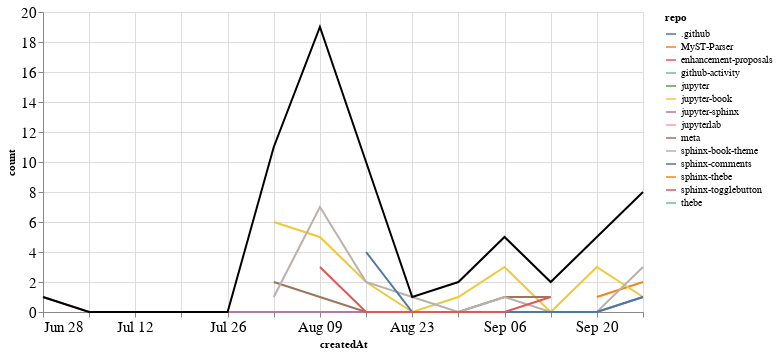

Write notebook code for a chart like this one.
### Markdown cell above
## PRs

### Code cell
prs_time = prs.groupby('repo').resample('W', on='createdAt').count()['author'].reset_index()
prs_time = prs_time.rename(columns={'author': 'count'})
prs_time_total = prs_time.groupby('createdAt').agg({"count": "sum"}).reset_index()

ch1 = alt.Chart(prs_time, width=600).mark_line().encode(
    x='createdAt',
    y='count',
    color='repo',
    tooltip="repo"
)

ch2 = alt.Chart(prs_time_total, width=600).mark_line(color="black").encode(
    x='createdAt',
    y='count',
)

ch1 + ch2

### Figure 1 — Vega-Lite specification as saved in the notebook (floating-point values rounded to 4 significant figures)
{"config": {"axisLeft": {"labelFontSize": 15}, "axisBottom": {"labelFontSize": 15}}, "layer": [{"data": {"name": "data-730db492343ad53180d8b02549ad3054"}, "mark": "line", "encoding": {"color": {"type": "nominal", "field": "repo"}, "tooltip": {"type": "nominal", "field": "repo"}, "x": {"type": "temporal", "field": "createdAt"}, "y": {"type": "quantitative", "field": "count"}}, "width": 600}, {"data": {"name": "data-1e2f29dd1e9a921a5bb454e6a905370a"}, "mark": {"type": "line", "color": "black"}, "encoding": {"x": {"type": "temporal", "field": "createdAt"}, "y": {"type": "quantitative", "field": "count"}}, "width": 600}], "$schema": "https://vega.github.io/schema/vega-lite/v4.8.1.json", "datasets": {"data-730db492343ad53180d8b02549ad3054": [{"repo": ".github", "createdAt": "2020-08-02T00:00:00", "count": 2}, {"repo": "MyST-Parser", "createdAt": "2020-09-20T00:00:00", "count": 1}, {"repo": "MyST-Parser", "createdAt": "2020-09-27T00:00:00", "count": 2}, {"repo": "enhancement-proposals", "createdAt": "2020-08-30T00:00:00", "count": 1}, {"repo": "github-activity", "createdAt": "2020-08-09T00:00:00", "count": 2}, {"repo": "jupyter", "createdAt": "2020-09-20T00:00:00", "count": 1}, {"repo": "jupyter-book", "createdAt": "2020-08-02T00:00:00", "count": 6}, {"repo": "jupyter-book", "createdAt": "2020-08-09T00:00:00", "count": 5}, {"repo": "jupyter-book", "createdAt": "2020-08-16T00:00:00", "count": 2}, {"repo": "jupyter-book", "createdAt": "2020-08-23T00:00:00", "count": 0}, {"repo": "jupyter-book", "createdAt": "2020-08-30T00:00:00", "count": 1}, {"repo": "jupyter-book", "createdAt": "2020-09-06T00:00:00", "count": 3}, {"repo": "jupyter-book", "createdAt": "2020-09-13T00:00:00", "count": 0}, {"repo": "jupyter-book", "createdAt": "2020-09-20T00:00:00", "count": 3}, {"repo": "jupyter-book", "createdAt": "2020-09-27T00:00:00", "count": 1}, {"repo": "jupyter-sphinx", "createdAt": "2020-06-28T00:00:00", "count": 1}, {"repo": "jupyter-sphinx", "createdAt": "2020-07-05T00:00:00", "count": 0}, {"repo": "jupyter-sphinx", "createdAt": "2020-07-12T00:00:00", "count": 0}, {"repo": "jupyter-sphinx", "createdAt": "2020-07-19T00:00:00", "count": 0}, {"repo": "jupyter-sphinx", "createdAt": "2020-07-26T00:00:00", "count": 0}, {"repo": "jupyter-sphinx", "createdAt": "2020-08-02T00:00:00", "count": 0}, {"repo": "jupyter-sphinx", "createdAt": "2020-08-09T00:00:00", "count": 0}, {"repo": "jupyter-sphinx", "createdAt": "2020-08-16T00:00:00", "count": 0}, {"repo": "jupyter-sphinx", "createdAt": "2020-08-23T00:00:00", "count": 0}, {"repo": "jupyter-sphinx", "createdAt": "2020-08-30T00:00:00", "count": 0}, {"repo": "jupyter-sphinx", "createdAt": "2020-09-06T00:00:00", "count": 0}, {"repo": "jupyter-sphinx", "createdAt": "2020-09-13T00:00:00", "count": 0}, {"repo": "jupyter-sphinx", "createdAt": "2020-09-20T00:00:00", "count": 0}, {"repo": "jupyter-sphinx", "createdAt": "2020-09-27T00:00:00", "count": 1}, {"repo": "jupyterlab", "createdAt": "2020-08-09T00:00:00", "count": 1}, {"repo": "meta", "createdAt": "2020-08-02T00:00:00", "count": 2}, {"repo": "meta", "createdAt": "2020-08-09T00:00:00", "count": 1}, {"repo": "meta", "createdAt": "2020-08-16T00:00:00", "count": 0}, {"repo": "meta", "createdAt": "2020-08-23T00:00:00", "count": 0}, {"repo": "meta", "createdAt": "2020-08-30T00:00:00", "count": 0}, {"repo": "meta", "createdAt": "2020-09-06T00:00:00", "count": 1}, {"repo": "meta", "createdAt": "2020-09-13T00:00:00", "count": 1}, {"repo": "sphinx-book-theme", "createdAt": "2020-08-02T00:00:00", "count": 1}, {"repo": "sphinx-book-theme", "createdAt": "2020-08-09T00:00:00", "count": 7}, {"repo": "sphinx-book-theme", "createdAt": "2020-08-16T00:00:00", "count": 2}, {"repo": "sphinx-book-theme", "createdAt": "2020-08-23T00:00:00", "count": 1}, {"repo": "sphinx-book-theme", "createdAt": "2020-08-30T00:00:00", "count": 0}, {"repo": "sphinx-book-theme", "createdAt": "2020-09-06T00:00:00", "count": 1}, {"repo": "sphinx-book-theme", "createdAt": "2020-09-13T00:00:00", "count": 0}, {"repo": "sphinx-book-theme", "createdAt": "2020-09-20T00:00:00", "count": 0}, {"repo": "sphinx-book-theme", "createdAt": "2020-09-27T00:00:00", "count": 3}, {"repo": "sphinx-comments", "createdAt": "2020-08-16T00:00:00", "count": 4}, {"repo": "sphinx-comments", "createdAt": "2020-08-23T00:00:00", "count": 0}, {"repo": "sphinx-comments", "createdAt": "2020-08-30T00:00:00", "count": 0}, {"repo": "sphinx-comments", "createdAt": "2020-09-06T00:00:00", "count": 0}, {"repo": "sphinx-comments", "createdAt": "2020-09-13T00:00:00", "count": 0}, {"repo": "sphinx-comments", "createdAt": "2020-09-20T00:00:00", "count": 0}, {"repo": "sphinx-comments", "createdAt": "2020-09-27T00:00:00", "count": 1}, {"repo": "sphinx-thebe", "createdAt": "2020-08-16T00:00:00", "count": 1}, {"repo": "sphinx-togglebutton", "createdAt": "2020-08-09T00:00:00", "count": 3}, {"repo": "sphinx-togglebutton", "createdAt": "2020-08-16T00:00:00", "count": 0}, {"repo": "sphinx-togglebutton", "createdAt": "2020-08-23T00:00:00", "count": 0}, {"repo": "sphinx-togglebutton", "createdAt": "2020-08-30T00:00:00", "count": 0}, {"repo": "sphinx-togglebutton", "createdAt": "2020-09-06T00:00:00", "count": 0}, {"repo": "sphinx-togglebutton", "createdAt": "2020-09-13T00:00:00", "count": 1}, {"repo": "thebe", "createdAt": "2020-08-16T00:00:00", "count": 1}], "data-1e2f29dd1e9a921a5bb454e6a905370a": [{"createdAt": "2020-06-28T00:00:00", "count": 1}, {"createdAt": "2020-07-05T00:00:00", "count": 0}, {"createdAt": "2020-07-12T00:00:00", "count": 0}, {"createdAt": "2020-07-19T00:00:00", "count": 0}, {"createdAt": "2020-07-26T00:00:00", "count": 0}, {"createdAt": "2020-08-02T00:00:00", "count": 11}, {"createdAt": "2020-08-09T00:00:00", "count": 19}, {"createdAt": "2020-08-16T00:00:00", "count": 10}, {"createdAt": "2020-08-23T00:00:00", "count": 1}, {"createdAt": "2020-08-30T00:00:00", "count": 2}, {"createdAt": "2020-09-06T00:00:00", "count": 5}, {"createdAt": "2020-09-13T00:00:00", "count": 2}, {"createdAt": "2020-09-20T00:00:00", "count": 5}, {"createdAt": "2020-09-27T00:00:00", "count": 8}]}}
